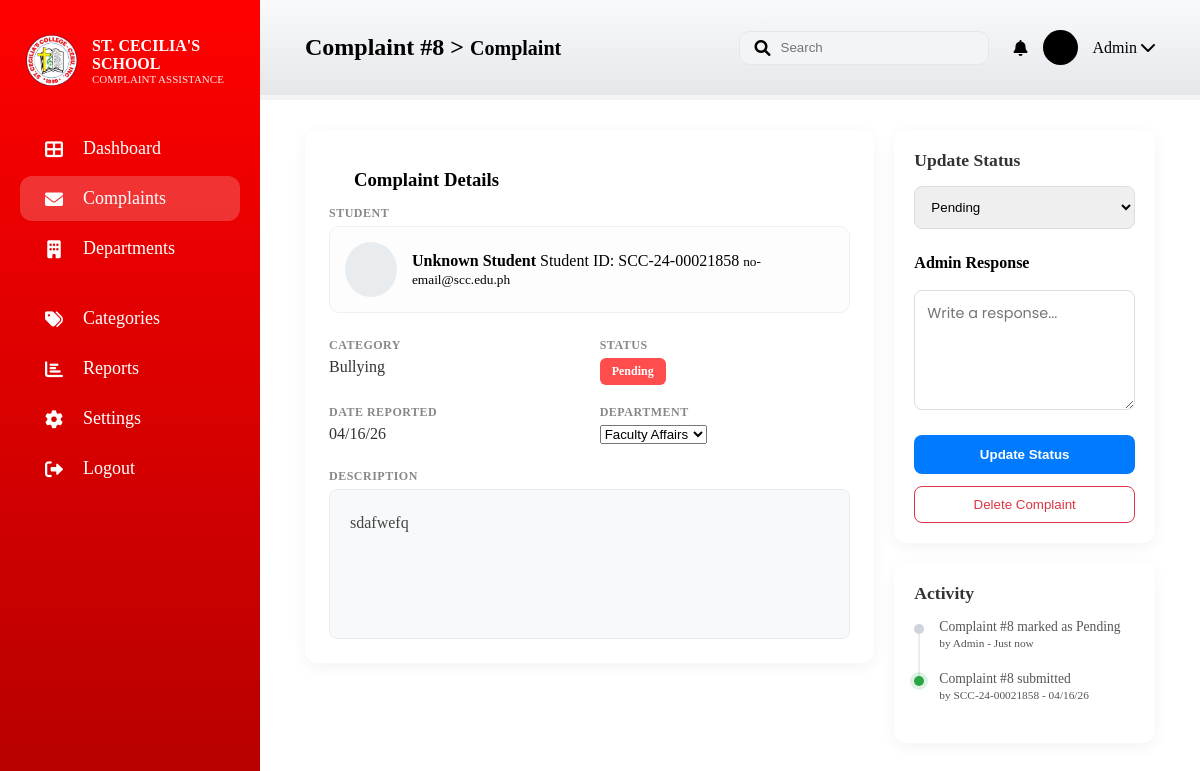
The app's page /admin/complaints/view/8 (signed in) with its own data.
### app.py (models this page shows)
class Complaint(db.Model):
    id = db.Column(db.Integer, primary_key=True)
    student_name = db.Column(db.String(100), nullable=False)
    category = db.Column(db.String(50), nullable=False)
    description = db.Column(db.Text, nullable=False)
    status = db.Column(db.String(20), default='Pending')
    date_posted = db.Column(db.String(20), default=lambda: datetime.now().strftime("%m/%d/%y"))

### app.py (the view)
@app.route('/admin/complaints/view/<int:id>')
def admin_complaints_view(id):
    if session.get('user_role') != 'staff':
        return redirect(url_for('login'))
    complaint = Complaint.query.get_or_404(id)
    return render_template('admin_complaints_view.html', complaint=complaint)

### templates/admin_complaints_view.html (shortened to what this page needs)
<!DOCTYPE html>
<html lang="en">
<head>
    <link rel="stylesheet" href="{{ url_for('static', filename='style.css') }}">
    <link rel="stylesheet" href="https://cdnjs.cloudflare.com/ajax/libs/font-awesome/6.0.0/css/all.min.css">
</head>
<body class="admin-review-page">
    <div class="dashboard-wrapper">
        <aside class="sidebar">
                <div class="sidebar-header">
                    <img src="{{ url_for('static', filename='images/logo.png') }}" class="logo">
                    <div class="brand">
                        <h3>ST. CECILIA'S SCHOOL</h3>
                        <p>COMPLAINT ASSISTANCE</p>
                    </div>
                </div>
        <nav class="nav-menu">
            <ul>
                <li>
                    <a href="{{ url_for('admin_dashboard_route') }}">
                        <i class="fas fa-th-large"></i>
                        <span>Dashboard</span>
                    </a>
                </li>
                <li class="active">
                    <a href="{{ url_for('admin_complaints') }}">
                        <i class="fas fa-envelope"></i>
                        <span>Complaints</span>
                    </a>
                </li>
                <li class="nav-item-dropdown">
                    <div class="dropdown-btn" onclick="toggleDeptDropdown(event)">
                        <i class="fas fa-building"></i>
                        <span>Departments</span>
                    </div>
                </li>
                <li>
                    <a href="{{ url_for('admin_categories') }}">
                        <i class="fas fa-tags"></i>
                        <span>Categories</span>
                    </a>
                </li>
                <li>
                    <a href="#">
                        <i class="fas fa-chart-bar"></i>
                        <span>Reports</span>
                    </a>
                </li>
                <li>
                    <a href="{{ url_for('admin_settings') }}">
                        <i class="fas fa-cog"></i>
                        <span>Settings</span>
                    </a>
                </li>
                <li class="logout">
                    <a href="{{ url_for('logout') }}">
                        <i class="fas fa-sign-out-alt"></i>
                        <span>Logout</span>
                    </a>
                </li>
            </ul>
        </nav>
    </aside>
        <main class="main-panel">
            <header class="top-header">
                <div class="breadcrumb">
                    <h2>Complaint #{{ complaint.id }} <span class="separator">></span> <small>Complaint</small></h2>
                </div>
                <div class="header-right">
                    <div class="search-bar"><i class="fas fa-search"></i><input type="text" placeholder="Search"></div>
                    <div class="user-meta">
                        <i class="fas fa-bell"></i>
                        <div class="avatar"></div>
                        <span>Admin <i class="fas fa-chevron-down"></i></span>
                    </div>
                </div>
            </header>
            <div class="dashboard-content-wrapper review-layout">
                <section class="complaint-details-card">
                    <div class="card-header">
                        <h3>Complaint Details</h3>
                    </div>
                    <div class="student-info-section">
                        <p class="label-text">Student</p>
                        <div class="student-profile-box">
                            <div class="profile-avatar"></div>
                            <div class="profile-details">
                                <strong>{{ student.full_name if student else 'Unknown Student' }}</strong>
                                <span>Student ID: {{ complaint.student_name }}</span>
                                <small>{{ student.email if student else 'no-email@scc.edu.ph' }}</small>
                            </div>
                        </div>
                    </div>
                    <div class="details-grid">
                        <div class="grid-item">
                            <p class="label-text">Category</p>
                            <p class="value-text">{{ complaint.category }}</p>
                        </div>
                        <div class="grid-item">
                            <p class="label-text">Status</p>
                            <span class="status-pill {{ (complaint.status or 'Pending').lower().replace(' ', '-') }}">
                                {{ complaint.status or 'Pending' }}
                            </span>
                        </div>
                        <div class="grid-item">
                            <p class="label-text">Date Reported</p>
                            <p class="value-text">{{ complaint.date_posted }}</p>
                        </div>
                        <div class="grid-item">
                            <p class="label-text">Department</p>
                            <select class="form-input-small">
                                <option>Faculty Affairs</option>
                            </select>
                        </div>
                    </div>
                    <div class="description-box">
                        <p class="label-text">Description</p>
                        <div class="description-content">
                            {{ complaint.description }}
                        </div>
                    </div>
                </section>
                <aside class="review-actions">
                    <div class="action-card">
                        <h3>Update Status</h3>
                        <form action="{{ url_for('update_complaint_status', id=complaint.id) }}" method="POST">
                            <div class="input-group">
                                <select name="new_status" class="form-input">
                                    <option value="Pending" {% if complaint.status == 'Pending' %}selected{% endif %}>Pending</option>
                                </select>
                            </div>
                            <div class="input-group">
                                <label>Admin Response</label>
                                <textarea name="admin_comment" placeholder="Write a response..." class="form-input response-area"></textarea>
                            </div>
                            <div class="button-group">
                                <button type="submit" class="btn-update">Update Status</button>
                                <button type="button" class="btn-delete-text">Delete Complaint</button>
                            </div>
                        </form>
                    </div>
                    <div class="activity-card">
                        <h3>Activity</h3>
                        <ul class="activity-list">
                            <li>
                                <div class="dot"></div>
                                <p>Complaint #{{ complaint.id }} marked as {{ complaint.status }}</p>
                                <small>by Admin - Just now</small>
                            </li>
                            <li>
                                <div class="dot active"></div>
                                <p>Complaint #{{ complaint.id }} submitted</p>
                                <small>by {{ complaint.student_name }} - {{ complaint.date_posted }}</small>
                            </li>
                        </ul>
                    </div>
                </aside>
            </div>
        </main>
    </div>
</body>
</html>

### records on screen
Complaint: id "8", student_name "SCC-24-00021858", category "Bullying", status "Pending", date_posted "04/16/26", description "sdafwefq", new_status "Pending"

### other values on screen
{{ student.full_name if student else 'Unknown Student' }} "Unknown Student"
{{ student.email if student else 'no-email@scc.edu.ph' }} "no-email@scc.edu.ph"
